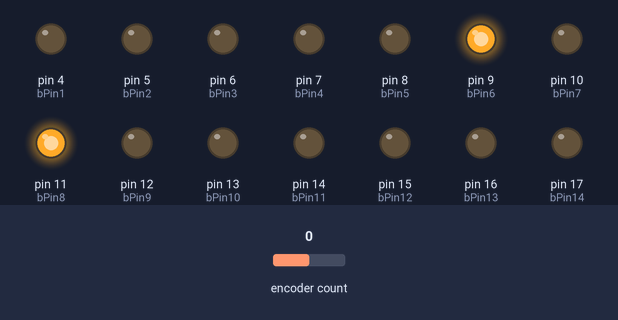
Simulated run of this sketch. Board: Arduino Uno, built with avr-gcc and run on an emulated ATmega328P. Parts: output pins drawn as LEDs (lit = HIGH). The inputs (shaded band) are chosen by the test bench; at power-on: encoder count 0.

Above: at 1.2 s.
1.3 s: encoder count set to 1
At 1.8 s:
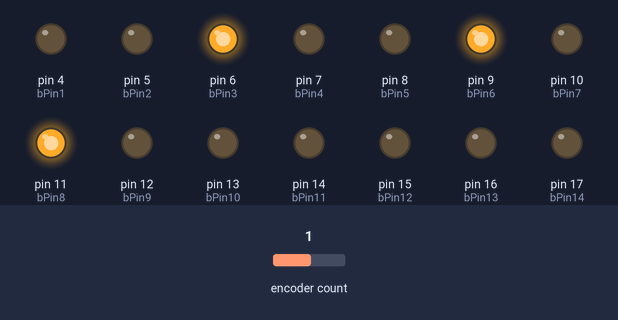
2.8 s: encoder count set to 2
At 4.0 s:
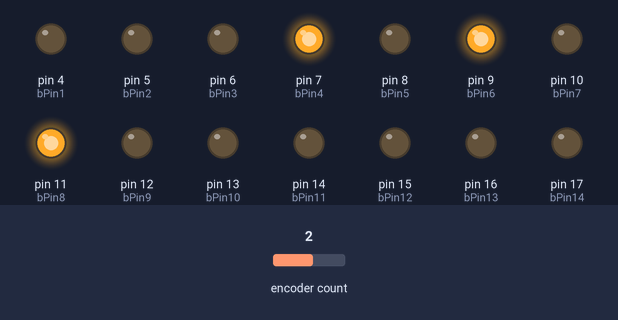
4.3 s: encoder count set to 3
At 5.2 s:
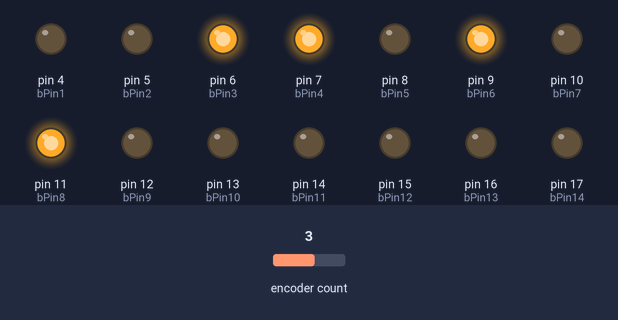
5.8 s: encoder count set to 4
At 6.4 s:
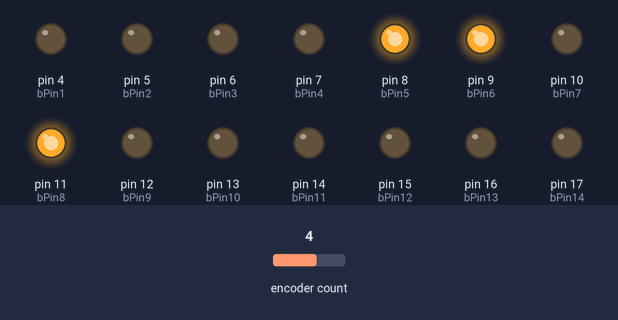
7.3 s: encoder count set to 5
At 8.5 s:
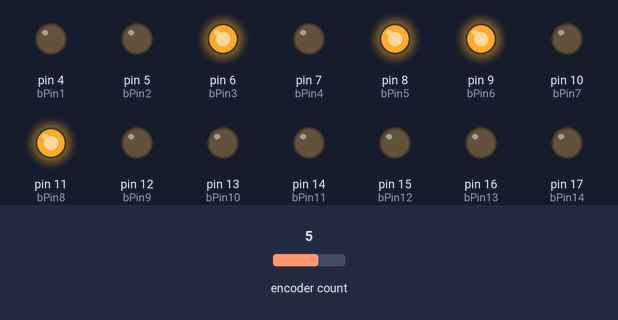
8.8 s: encoder count set to 6
At 9.9 s:
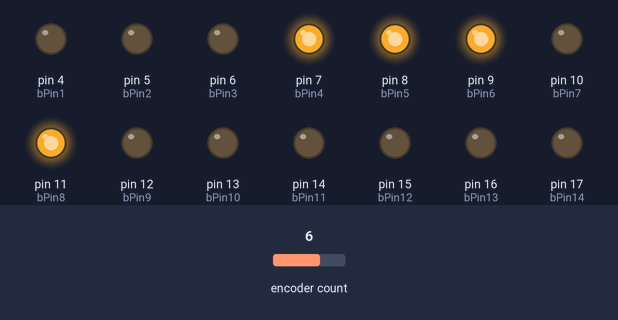
Timing chart, 0 to 11.3 s (numbered marks = the images above; inputs shaded):
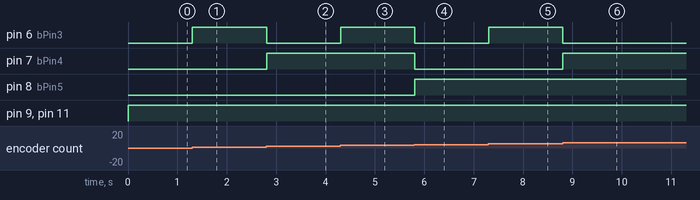

The sketch:

RotationEncoderOut.ino
```cpp
#include <Encoder.h>

//this code uses the Encoder Library.
Encoder nemaPos(2, 3);
long oldPosition = -999;
unsigned long currentPos;
unsigned long timeNow;
int bPin1 = 4;
int bPin2 = 5;
int bPin3 = 6;
int bPin4 = 7;
int bPin5 = 8;
int bPin6 = 9;
int bPin7 = 10;
int bPin8 = 11;
int bPin9 = 12;
int bPin10 = 13;
int bPin11 = 14;
int bPin12 = 15;
int bPin13 = 16;
int bPin14 = 17;
int bPin15 = 18;
int bPin16 = 19;


void setup() {
  // put your setup code here, to run once:
  nemaPos.write(4000);

  pinMode(bPin1, OUTPUT);
  pinMode(bPin2, OUTPUT);
  pinMode(bPin3, OUTPUT);
  pinMode(bPin4, OUTPUT);
  pinMode(bPin5, OUTPUT);
  pinMode(bPin6, OUTPUT);
  pinMode(bPin7, OUTPUT);
  pinMode(bPin8, OUTPUT);
  pinMode(bPin9, OUTPUT);
  pinMode(bPin10, OUTPUT);
  pinMode(bPin11, OUTPUT);
  pinMode(bPin12, OUTPUT);
  pinMode(bPin13, OUTPUT);
  pinMode(bPin14, OUTPUT);
  pinMode(bPin15, OUTPUT);
  pinMode(bPin16, OUTPUT);

  digitalWrite(bPin1, LOW);
  digitalWrite(bPin2, LOW);
  digitalWrite(bPin3, LOW);
  digitalWrite(bPin4, LOW);
  digitalWrite(bPin5, LOW);
  digitalWrite(bPin6, LOW);
  digitalWrite(bPin7, LOW);
  digitalWrite(bPin8, LOW);
  digitalWrite(bPin9, LOW);
  digitalWrite(bPin10, LOW);
  digitalWrite(bPin11, LOW);
  digitalWrite(bPin12, LOW);
  digitalWrite(bPin13, LOW);
  digitalWrite(bPin14, LOW);
  digitalWrite(bPin15, LOW);
  digitalWrite(bPin16, LOW);

}

void loop() {
  // put your main code here, to run repeatedly:
  if (nemaPos.read() <= 0 ){
    nemaPos.write(4000);
  }
  currentPos = nemaPos.read();
  timeNow = millis();
  //nemaPos.read() should return the incremental count, positive or negitive.
  // this encoder library counts for every signal change.
  //so for a 1000PPR encoder it should count 4000 counts per rev(low certainty)

  if (currentPos != oldPosition){
    oldPosition = currentPos;

    digitalWrite(bPin1, currentPos & 0b1);
    digitalWrite(bPin2, currentPos & 0b10);
    digitalWrite(bPin3, currentPos & 0b100);
    digitalWrite(bPin4, currentPos & 0b1000);
    digitalWrite(bPin5, currentPos & 0b10000);
    digitalWrite(bPin6, currentPos & 0b100000);
    digitalWrite(bPin7, currentPos & 0b1000000);
    digitalWrite(bPin8, currentPos & 0b10000000);
    digitalWrite(bPin9, currentPos & 0b100000000);
    digitalWrite(bPin10, currentPos & 0b1000000000);
    digitalWrite(bPin11, currentPos & 0b10000000000);
    digitalWrite(bPin12, currentPos & 0b100000000000);
    digitalWrite(bPin13, currentPos & 0b1000000000000);
    digitalWrite(bPin14, currentPos & 0b10000000000000);
    digitalWrite(bPin15, currentPos & 0b100000000000000);
    digitalWrite(bPin16, currentPos & 0b1000000000000000);
  }
  if (currentPos <= 0 || currentPos >= 8000){
    nemaPos.write(4000);
  }
  delay(5);
}
```

Measured:
- after the input at 1.3 s, pin 6 (bPin3): LOW → HIGH at once
- after the input at 2.8 s, pin 6 (bPin3): HIGH → LOW at once; pin 7 (bPin4): LOW → HIGH at once
- after the input at 4.3 s, pin 6 (bPin3): LOW → HIGH at once
- after the input at 5.8 s, pin 6 (bPin3), pin 7 (bPin4): HIGH → LOW at once; pin 8 (bPin5): LOW → HIGH at once
- after the input at 7.3 s, pin 6 (bPin3): LOW → HIGH at once
- after the input at 8.8 s, pin 6 (bPin3): HIGH → LOW at once; pin 7 (bPin4): LOW → HIGH at once
